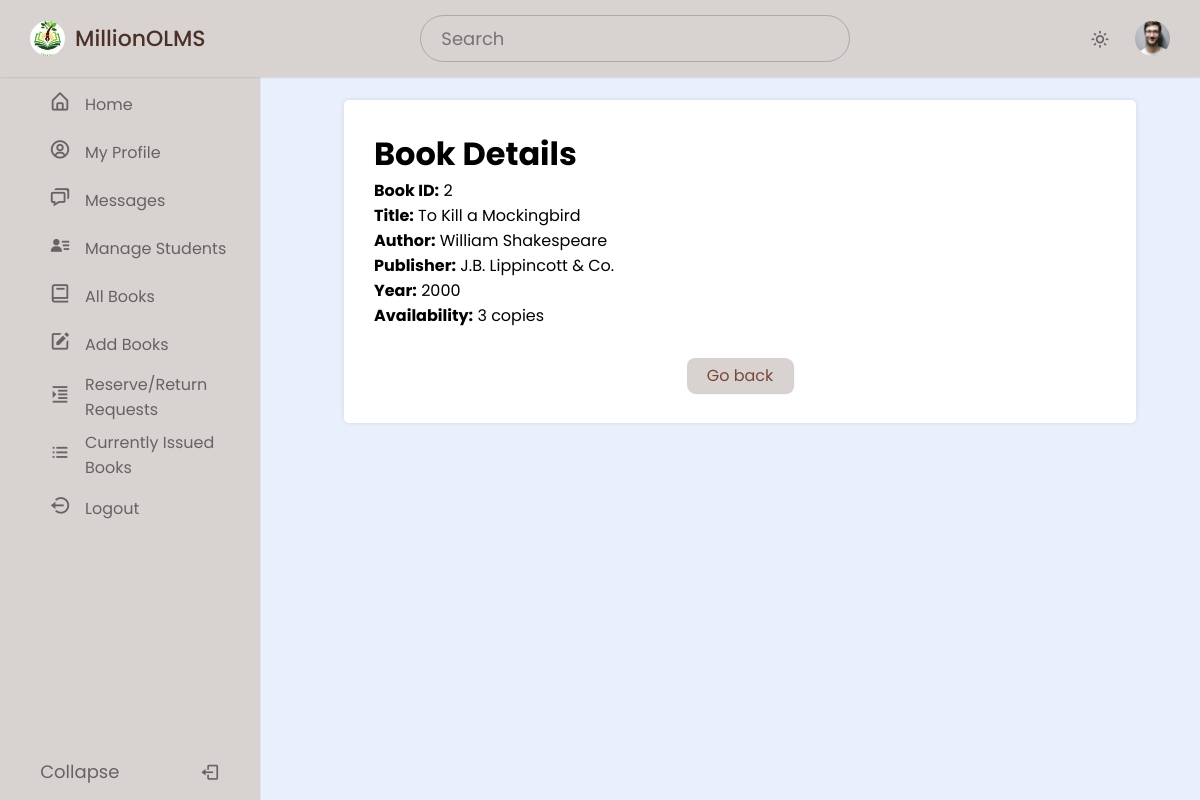
The page /admin/books_details.php?BookId=2 (signed in) on the database its author committed.
### tables this page shows
CREATE TABLE `book` (
  `BookId` int NOT NULL,
  `Title` varchar(50) DEFAULT NULL,
  `Publisher` varchar(50) DEFAULT NULL,
  `Year` varchar(50) DEFAULT NULL,
  `Availability` int DEFAULT NULL
);

### admin/books_details.php (the view, shortened to what this page needs)
<?php
require('dbconn.php');
if (isset($_GET['BookId'])) {
    $bookId = $_GET['BookId'];
    $sql = "SELECT * FROM olms.book WHERE BookId = ?";
    $stmt = $conn->prepare($sql);
    $stmt->bind_param("i", $bookId);
    $stmt->execute();
    $result = $stmt->get_result();
    if ($result->num_rows > 0) {
        $rollno = $_SESSION['RollNo'];
        $userQuery = "SELECT * FROM olms.user WHERE RollNo=?";
        $userStmt = $conn->prepare($userQuery);
        $userStmt->bind_param("s", $rollno);
        $userStmt->execute();
        $userResult = $userStmt->get_result();
        if ($userResult && $userResult->num_rows > 0) {
            $userRow = $userResult->fetch_assoc();
            $ProfilePicture = !empty($userRow['ProfilePicture']) ? $userRow['ProfilePicture'] : 'images/profile.jpg';
        } else {
            $ProfilePicture = 'images/profile.jpg';
        }
        ?>
        <!DOCTYPE html>
        <html lang="en">
        <head>
            <link href="https://unpkg.com/boxicons@latest/css/boxicons.min.css" rel="stylesheet" />
            <link rel="stylesheet" href="style.css" />
        </head>
        <body>
            <nav class="navbar">
                <div class="logo_item">
                    <img src="images/logo.jpg" alt="">MillionOLMS
                </div>
                <div class="search_bar">
                    <input type="text" placeholder="Search" />
                </div>
                <div class="navbar_content">
                    <i class='bx bx-sun' id="darkLight"></i>
                    <img src="<?php echo ($ProfilePicture); ?>" alt="Profile Picture" class="profile" />
                </div>
            </nav>
            <nav class="sidebar">
                <div class="menu_content">
                    <ul class="menu_items">
                        <li class="item">
                            <a href="home.php" class="nav_link submenu_item">
                                <span class="navlink_icon">
                                    <i class="bx bx-home-alt"></i>
                                </span>
                                <span class="navlink">Home</span>
                            </a>
                        </li>
                        <li class="item">
                            <a href="profile.php" class="nav_link submenu_item">
                                <span class="navlink_icon">
                                    <i class='bx bx-user-circle'></i>
                                </span>
                                <span class="navlink">My Profile</span>
                            </a>
                        </li>
                        <li class="item">
                            <a href="message.php" class="nav_link submenu_item">
                                <span class="navlink_icon">
                                    <i class='bx bx-chat'></i>
                                </span>
                                <span class="navlink">Messages</span>
                            </a>
                        </li>
                        <li class="item">
                            <a href="admin_manageStud.php" class="nav_link submenu_item">
                                <span class="navlink_icon">
                                    <i class='bx bxs-user-detail'></i>
                                </span>
                                <span class="navlink">Manage Students</span>
                            </a>
                        </li>
                        <li class="item">
                            <a href="admin_allBooks.php" class="nav_link submenu_item">
                                <span class="navlink_icon">
                                    <i class='bx bx-book'></i>
                                </span>
                                <span class="navlink">All Books</span>
                            </a>
                        </li>
                        <li class="item">
                            <a href="addBook.php" class="nav_link submenu_item">
                                <span class="navlink_icon">
                                    <i class='bx bxs-edit'></i>
                                </span>
                                <span class="navlink">Add Books</span>
                            </a>
                        </li>
                        <li class="item">
                            <a href="#" class="nav_link submenu_item">
                                <span class="navlink_icon">
                                    <i class='bx bx-right-indent'></i>
                                </span>
                                <span class="navlink">Reserve/Return<br>Requests</span>
                            </a>
                        </li>
                        <li class="item">
                            <a href="#" class="nav_link submenu_item">
                                <span class="navlink_icon">
                                    <i class='bx bx-list-ul'></i>
                                </span>
                                <span class="navlink">Currently Issued<br>Books</span>
                            </a>
                        </li>
                        <li class="item">
                            <a href="logout.php" class="nav_link submenu_item">
                                <span class="navlink_icon">
                                    <i class='bx bx-log-out-circle'></i>
                                </span>
                                <span class="navlink">Logout</span>
                            </a>
                        </li>
                    </ul>
                    <div class="bottom_content">
                        <div class="bottom expand_sidebar">
                            <span> Expand</span>
                        </div>
                        <div class="bottom collapse_sidebar">
                            <span> Collapse</span>
                            <i class='bx bx-log-out'></i>
                        </div>
                    </div>
                </div>
            </nav>
            <main class="main-content">
                <div class="content">
                    <div class="book-details">
                        <h1>Book Details</h1>
                        <?php
                        $x = $_GET['BookId'];
                        $sql = "SELECT * FROM OLMS.book WHERE BookId = ?";
                        $stmt = $conn->prepare($sql);
                        $stmt->bind_param("i", $x);
                        $stmt->execute();
                        $result = $stmt->get_result();
                        if ($result->num_rows > 0) {
                            $row = $result->fetch_assoc();
                            $bookid = $row['BookId'];
                            $name = $row['Title'];
                            $publisher = $row['Publisher'];
                            $year = $row['Year'];
                            $avail = $row['Availability'];
                            echo "<p><strong>Book ID:</strong> $bookid</p>";
                            echo "<p><strong>Title:</strong> $name</p>";
                            $sql1 = "SELECT * FROM OLMS.author WHERE BookId = ?";
                            $stmt1 = $conn->prepare($sql1);
                            $stmt1->bind_param("i", $bookid);
                            $stmt1->execute();
                            $authorResult = $stmt1->get_result();
                            echo "<p><strong>Author:</strong> ";
                            $authors = [];
                            while ($authorRow = $authorResult->fetch_assoc()) {
                                $authors[] = $authorRow['Author'];
                            }
                            echo implode(", ", $authors) . "</p>";
                            echo "<p><strong>Publisher:</strong> $publisher</p>";
                            echo "<p><strong>Year:</strong> $year</p>";
                            echo "<p><strong>Availability:</strong> ";
                            echo $avail > 0 ? "$avail copies" : "Not Available";
                            echo "</p>";
                        } else {
                            echo "<p>Book details not found.</p>";
                        }
                        ?>
                        <div class="button-container">
                            <a href="admin_allBooks.php" class="btn-link">
                                <button class="go-back-btn">Go back</button>
                            </a>
                        </div>
                    </div>
                </div>
            </main>
        </body>
        </html>
<?php
    } else {
        echo "Book not found.";
    }
} else {
    echo "No BookId provided.";
}
?>

### admin/style.css (style rules this page uses)
* { margin: 0; padding: 0; box-sizing: border-box; font-family: "Poppins", sans-serif; }
:root { --light-brown-color: #D8D2D0; --dark-brown-color: #4b3028; --grey-color: #656464; --light-grey-color: #aaa; }
body { background-color: #E9EFFB; transition: all 0.5s ease; }
.navbar { position: fixed; top: 0; width: 100%; left: 0; background-color: var(--light-brown-color); display: flex; align-items: center; justify-content: space-between; padding: 15px 30px; z-index: 1000; box-shadow: 0 0 2px var(--light-grey-color); }
.logo_item { display: flex; align-items: center; column-gap: 10px; font-size: 22px; font-weight: 500; color: var(--dark-brown-color); }
.navbar img { width: 35px; height: 35px; object-fit: cover; border-radius: 50%; }
.search_bar { height: 47px; max-width: 430px; width: 100%; }
.search_bar input { height: 100%; width: 100%; border-radius: 25px; font-size: 18px; outline: none; background-color: var(--light-brown-color); color: var(--grey-color); border: 1px solid var(--light-grey-color); padding: 0 20px; }
.navbar_content { display: flex; align-items: center; column-gap: 25px; }
.navbar_content i { cursor: pointer; font-size: 20px; color: var(--grey-color); }
.sidebar { background-color: var(--light-brown-color); width: 260px; position: fixed; top: 0; left: 0; height: 100%; padding: 80px 20px; z-index: 100; overflow-y: scroll; box-shadow: 0 0 1px var(--light-grey-color); transition: all 0.5s ease; }
.menu_content { position: relative; }
.menu_items { padding: 0; list-style: none; }
.navlink_icon { position: relative; font-size: 22px; min-width: 50px; line-height: 40px; display: inline-block; text-align: center; border-radius: 6px; }
.navlink_icon::before { content: ""; position: absolute; height: 100%; width: calc(100% + 100px); left: -20px; }
.sidebar .nav_link { display: flex; align-items: center; width: 100%; padding: 4px 15px; border-radius: 8px; text-decoration: none; color: var(--grey-color); white-space: nowrap; }
.submenu_item { cursor: pointer; }
.bottom_content { position: fixed; bottom: 60px; left: 0; width: 260px; cursor: pointer; transition: all 0.5s ease; }
.bottom { position: absolute; display: flex; align-items: center; left: 0; justify-content: space-around; padding: 18px 0; text-align: center; width: 100%; color: var(--grey-color); border-top: 1px solid var(--grey-color-light); background-color: var(--light-brown-color); }
.bottom i { font-size: 20px; }
.bottom span { font-size: 18px; }
input { padding: 8px; font-size: 14px; border: 1px solid #ccc; border-radius: 4px; }
.main-content { grid-area: main; padding: 20px; margin: 80px 0 0 280px; }
.button-container { display: flex; justify-content: center; gap: 20px; margin-top: 30px; }
.content { flex: 1; padding: 30px; background: #fff; box-shadow: 0px 0px 5px rgba(0, 0, 0, 0.1); width: 90%; max-width: 800px; border-radius: 5px; margin: 0 auto; }
.go-back-btn { padding: 5px 20px; font-size: 16px; color: #784939; background-color: #d8d2d0; border-radius: 8px; text-align: center; cursor: pointer; text-decoration: none; transition: background-color 0.3s; border: none; box-shadow: 1px 1px 1px rgba(0, 0, 0, 0.2); }

### rows shown on the page
book: BookId "2", Title "To Kill a Mockingbird", Publisher "J.B. Lippincott & Co.", Year "2000", Availability "3"

### other values the page prints
implode(", ", $authors) "William Shakespeare"
